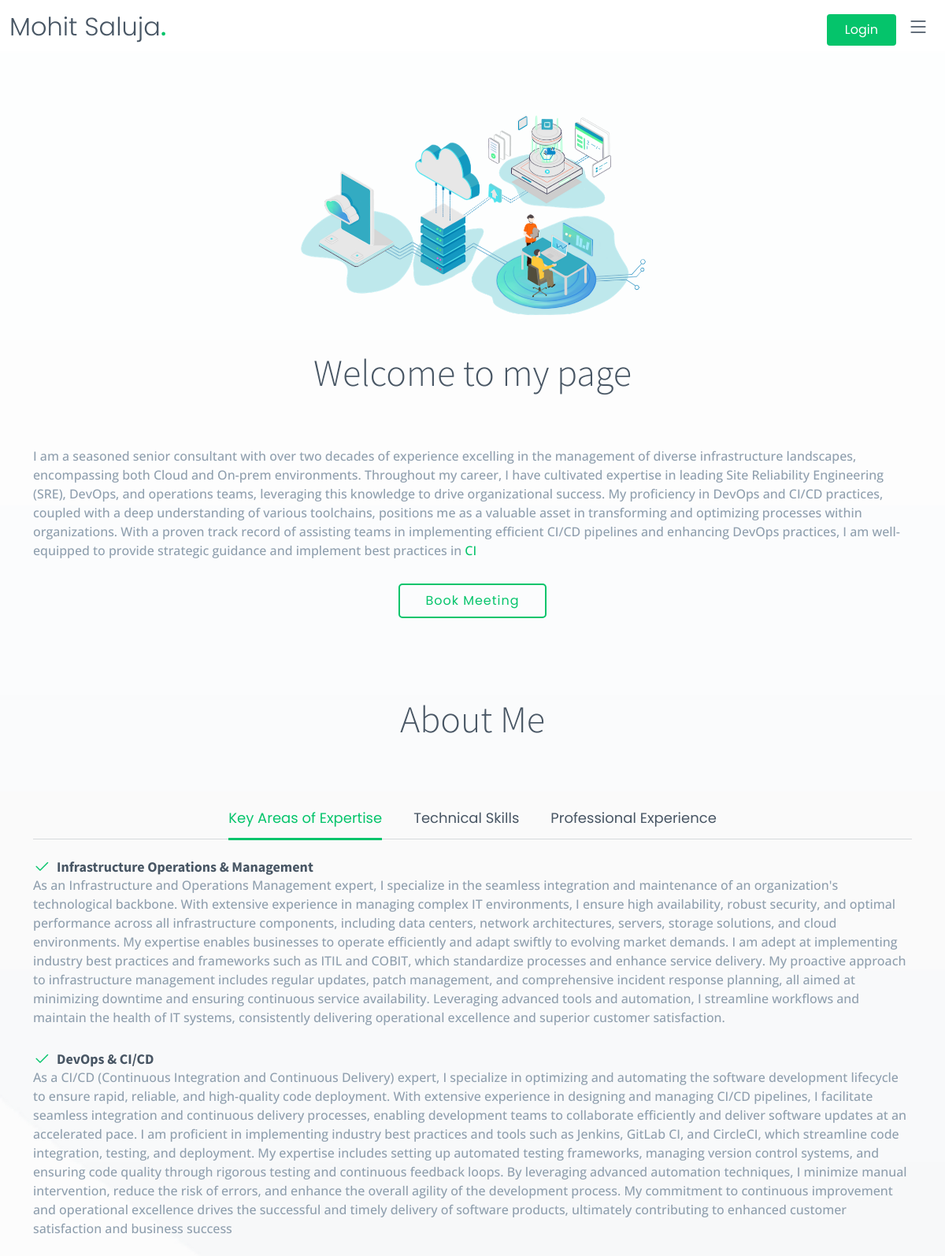
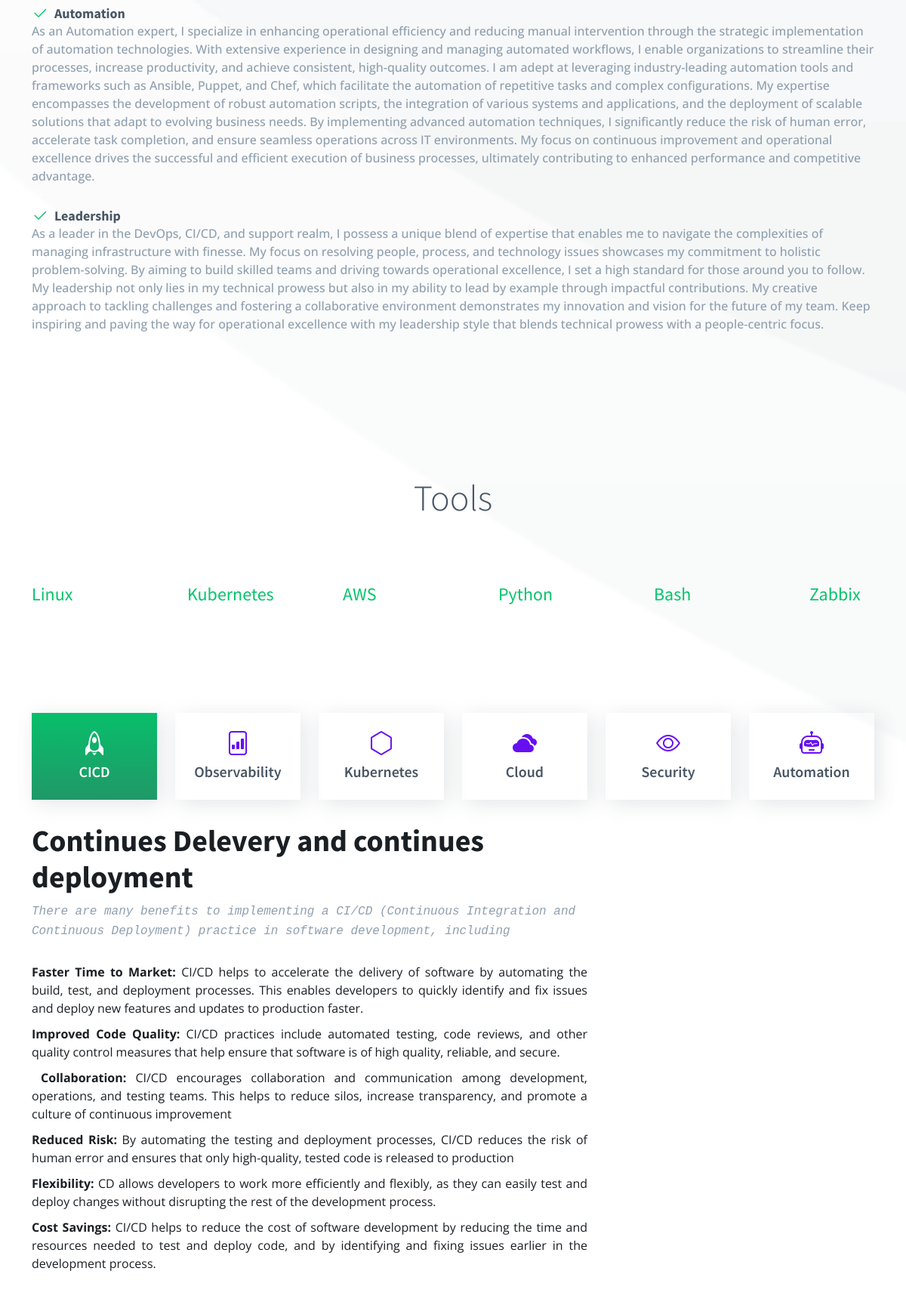
The page / (upper part) on the database its author committed (2 pictures, top to bottom).
### web/models.py (models this page shows)
class address(models.Model):
    website_name = models.CharField(max_length=100)
    email_id = models.EmailField(max_length=100)
    phone = models.CharField(max_length=15)
    office_address = models.CharField(max_length=200, default="Offoce #123")

class service_features(models.Model):
    title = models.CharField(max_length=50)
    icon = models.CharField(max_length=30)
    content = RichTextField(blank=True)

### techblog/views.py (the view)
# urls.py: 2. Add a URL to urlpatterns:  path('', views.home, name='home')
def home(request):
    color_scheme =  Features.objects.get().color_schem
    serviceData = service.objects.all()
    addressData = address.objects.all()
    featureData = service_features.objects.all()
    is_onfocus_enabled = Features.objects.filter(onfocus=True)
    is_testimonials_enabled  =  Features.objects.filter(testimonials=True)
    is_pricing_enabled  =  Features.objects.filter(pricing=True)
    is_faq_enabled  =  Features.objects.filter(faq=True)
    is_portfolio_enabled  =  Features.objects.filter(portfolio=True)
    is_recentblogs_enabled = Features.objects.filter(recentblogs=True)
    is_team_enabled = Features.objects.filter(team=True)
    is_services_enabled = Features.objects.filter(services=True)
    is_about_enabled = Features.objects.filter(about=True)
    is_contact_enabled = Features.objects.filter(contact=True)
    if request.method == 'POST':
        contact_form = ContactForm(request.POST)
        if contact_form.is_valid():
            name = contact_form.cleaned_data['name']
            email = contact_form.cleaned_data['email']
            message = contact_form.cleaned_data['message']
            subject = f'Contact Us Form Submission from {name}'
            message_body = f'Name: {name}\nEmail: {email}\n\nMessage:\n{message}'
            from_email = email
            recipient_list = ['mohitsaluja@gmail.com']
            try:
                send_mail(subject, message_body, from_email, recipient_list)
                messages.success(request, 'Your message has been sent successfully!')
                return redirect('contact')
            except Exception as e:
                messages.error(request, f'An error occurred: {e}')
        else:
            messages.error(request, 'Please correct the errors below.')
    else:
        contact_form = ContactForm()
    data = {'serviceData': serviceData, 'addressData': addressData,
            "featureData":featureData,
            "onfocus":is_onfocus_enabled,"testimonials": is_testimonials_enabled,
            "pricing":is_pricing_enabled,
            "portfolio":is_portfolio_enabled,
            "faq":is_faq_enabled,
            "recentblogs":is_recentblogs_enabled,
            "team": is_team_enabled,
            "services": is_services_enabled,
            "color_scheme":color_scheme,
            "about":is_about_enabled,
            "contact":is_contact_enabled,
            "contact_form": contact_form,
            }
    return render(request, "index.html", data)

### techblog/templates/index.html (shortened to what this page needs)
{% extends 'base.html' %}
{% load static %}
{% block "content" %}
  <section id="hero" class="hero carousel  carousel-fade" data-bs-ride="carousel" data-bs-interval="5000">
    <div class="carousel-inner">
      <div class="carousel-item active">
        <div class="container">
          <div class="row justify-content-center gy-6">
            <div class="col-lg-5 col-md-8">
              <img src="{% static 'assets/img/home.png' %}" alt="" class="img-fluid img" height="1000", width="800">
            </div>
            <div class="col-lg-12 ">
              <div class="section-header">
              <h2>Welcome to my page</h2>
            </div>
              <p>I am a seasoned senior consultant with over two decades of experience excelling in the management of diverse infrastructure landscapes, encompassing both Cloud and On-prem environments. Throughout my career, I have cultivated expertise in leading Site Reliability Engineering (SRE), DevOps, and operations teams, leveraging this knowledge to drive organizational success.
                My proficiency in DevOps and CI/CD practices, coupled with a deep understanding of various toolchains, positions me as a valuable asset in transforming and optimizing processes within organizations. With a proven track record of assisting teams in implementing efficient CI/CD pipelines and enhancing DevOps practices, I am well-equipped to provide strategic guidance and implement best practices in <a href="" class="typewrite" data-period="1000" data-type='[ "DevOps", "CICD","Cloud", "SRE"]'>
        </a>
        </p>
              <link href="https://assets.calendly.com/assets/external/widget.css"  rel="stylesheet">
            <div class="section-header">
            <a href=""  class="btn-get-started" onclick="Calendly.initPopupWidget({url: 'https://calendly.com/mohitsaluja/30min'});return false;">Book Meeting</a>
          </div>
            </div>
          </div>
        </div>
      </div>
    </div>
  <main id="main">
{% if about %}
    <section id="about" class="about">
      <div class="container" data-aos="fade-up">
        <div class="section-header">
          <h2>About Me</h2>
        </div>
        <div class="row g-4 g-lg-5" data-aos="fade-up" data-aos-delay="200">
          <div class="col-lg-12">
            <ul class="nav nav-pills mb-3 justify-content-center">
              <li><a class="nav-link active" data-bs-toggle="pill" href="#tab1">Key Areas of Expertise</a></li>
              <li><a class="nav-link" data-bs-toggle="pill" href="#tab2">Technical Skills</a></li>
              <li><a class="nav-link" data-bs-toggle="pill" href="#tab3">Professional Experience</a></li>
            </ul>
            <div class="tab-content">
              <div class="tab-pane fade show active" id="tab1">
                <div class="d-flex align-items-center mt-4">
                  <i class="bi bi-check2"></i>
                  <h4>Infrastructure Operations & Management</h4>
                </div>
                <p>As an Infrastructure and Operations Management expert, I specialize in the seamless integration and maintenance of an organization's technological backbone. With extensive experience in managing complex IT environments, I ensure high availability, robust security, and optimal performance across all infrastructure components, including data centers, network architectures, servers, storage solutions, and cloud environments. My expertise enables businesses to operate efficiently and adapt swiftly to evolving market demands.
                  I am adept at implementing industry best practices and frameworks such as ITIL and COBIT, which standardize processes and enhance service delivery. My proactive approach to infrastructure management includes regular updates, patch management, and comprehensive incident response planning, all aimed at minimizing downtime and ensuring continuous service availability. Leveraging advanced tools and automation, I streamline workflows and maintain the health of IT systems, consistently delivering operational excellence and superior customer satisfaction.</p>
                <div class="d-flex align-items-center mt-4">
                  <i class="bi bi-check2"></i>
                  <h4>DevOps & CI/CD</h4>
                </div>
                <p>As a CI/CD (Continuous Integration and Continuous Delivery) expert, I specialize in optimizing and automating the software development lifecycle to ensure rapid, reliable, and high-quality code deployment. With extensive experience in designing and managing CI/CD pipelines, I facilitate seamless integration and continuous delivery processes, enabling development teams to collaborate efficiently and deliver software updates at an accelerated pace.
                  I am proficient in implementing industry best practices and tools such as Jenkins, GitLab CI, and CircleCI, which streamline code integration, testing, and deployment. My expertise includes setting up automated testing frameworks, managing version control systems, and ensuring code quality through rigorous testing and continuous feedback loops. By leveraging advanced automation techniques, I minimize manual intervention, reduce the risk of errors, and enhance the overall agility of the development process. My commitment to continuous improvement and operational excellence drives the successful and timely delivery of software products, ultimately contributing to enhanced customer satisfaction and business success</p>
                <div class="d-flex align-items-center mt-4">
                  <i class="bi bi-check2"></i>
                  <h4>Automation</h4>
                </div>
                <p>
                  As an Automation expert, I specialize in enhancing operational efficiency and reducing manual intervention through the strategic implementation of automation technologies. With extensive experience in designing and managing automated workflows, I enable organizations to streamline their processes, increase productivity, and achieve consistent, high-quality outcomes.
I am adept at leveraging industry-leading automation tools and frameworks such as Ansible, Puppet, and Chef, which facilitate the automation of repetitive tasks and complex configurations. My expertise encompasses the development of robust automation scripts, the integration of various systems and applications, and the deployment of scalable solutions that adapt to evolving business needs. By implementing advanced automation techniques, I significantly reduce the risk of human error, accelerate task completion, and ensure seamless operations across IT environments. My focus on continuous improvement and operational excellence drives the successful and efficient execution of business processes, ultimately contributing to enhanced performance and competitive advantage.
                </i></p>
                <div class="d-flex align-items-center mt-4">
                  <i class="bi bi-check2"></i>
                  <h4>Leadership</h4>
                </div>
                <p>
                  As a leader in the DevOps, CI/CD, and support realm, I possess a unique blend of expertise that enables me to navigate the complexities of managing infrastructure with finesse. My focus on resolving people, process, and technology issues showcases my commitment to holistic problem-solving. By aiming to build skilled teams and driving towards operational excellence, I set a high standard for those around you to follow.
My leadership not only lies in my technical prowess but also in my ability to lead by example through impactful contributions. My creative approach to tackling challenges and fostering a collaborative environment demonstrates my innovation and vision for the future of my team. Keep inspiring and paving the way for operational excellence with my leadership style that blends technical prowess with a people-centric focus.
                </i></p>
              </div>
            </div>
          </div>
        </div>
      </div>
    </section>
    {% endif %}
    <section id="clients" class="clients">
      <div class="section-header">
        <h2>Tools</h2>
      </div>
      <div class="container" data-aos="zoom-out">
        <div class="clients-slider swiper">
          <div class="swiper-wrapper align-items-center">
            <div class="swiper-slide"><h4>Linux</h4><class="img-fluid" alt=""></div>
            <div class="swiper-slide"><h4>Kubernetes</h4><class="img-fluid" alt=""></div>
            <div class="swiper-slide"><h4>AWS</h4><class="img-fluid" alt=""></div>
            <div class="swiper-slide"><h4>Python</h4><class="img-fluid" alt=""></div>
            <div class="swiper-slide"><h4>Bash</h4><class="img-fluid" alt=""></div>
            <div class="swiper-slide"><h4>Zabbix</h4><class="img-fluid" alt=""></div>
          </div>
        </div>
      </div>
    </section>
    <section id="features" class="features">
      <div class="container" data-aos="fade-up">
        <ul class="nav nav-tabs row gy-4 d-flex">
          <li class="nav-item col-6 col-md-4 col-lg-2">
            <a class="nav-link active show" data-bs-toggle="tab" data-bs-target="#tab-{{ featureData.0.id }}">
              <i class="bi {{ featureData.0.icon }} color-cyan"></i>
              <h4>{{ featureData.0.title }}</h4>
            </a>
          </li>
          {% for feature in featureData|slice:"1:6" %}
          <li class="nav-item col-6 col-md-4 col-lg-2">
            <a class="nav-link" data-bs-toggle="tab" data-bs-target="#tab-{{ feature.id }}">
              <i class="bi {{ feature.icon }} color-indigo"></i>
              <h4>{{ feature.title }}</h4>
            </a>
          </li>
          {% endfor %}
        </ul>
        <div class="tab-content">
          <div class="tab-pane active show" id="tab-{{ featureData.0.id }}">
            <div class="row gy-4">
              <div class="col-lg-8 order-2 order-lg-1" data-aos="fade-up" data-aos-delay="100">
                {{ featureData.0.content|safe }}
              </div>
              <div class="col-md-4 order-1 order-lg-2 text-center" data-aos="fade-up" data-aos-delay="200">
                <br></br>
                <br> </br>
                <br> </br>
              </div>
            </div>
          </div>
         </div>
        </div>
    </section>
    </section>
{% endblock %}

### techblog/templates/header.html (shortened to what this page needs)
{% load static %}
<!DOCTYPE html>
<html lang="en">
<head>
  <link href="{% static 'assets/vendor/bootstrap/css/bootstrap.min.css' %}" rel="stylesheet">
  <link href="{% static 'assets/vendor/bootstrap-icons/bootstrap-icons.css' %}" rel="stylesheet">
  <link href="{% static 'assets/vendor/aos/aos.css' %}" rel="stylesheet">
  <link href="{% static 'assets/vendor/glightbox/css/glightbox.min.css' %}" rel="stylesheet">
  <link href="{% static 'assets/vendor/swiper/swiper-bundle.min.css' %}" rel="stylesheet">
  {% if color_scheme == 'blue'%}
  <link href="{% static 'assets/css/variables-blue.css' %}" rel="stylesheet">
  {% elif  color_scheme == 'green' %}
  <link href="{% static 'assets/css/variables-green.css' %}" rel="stylesheet">
  {% elif  color_scheme == 'orange' %}
  <link href="{% static 'assets/css/variables-orange.css' %}" rel="stylesheet">
  {% elif  color_scheme == 'purple' %}
  <link href="{% static 'assets/css/variables-purple.css' %}" rel="stylesheet">
  {% elif  color_scheme == 'red' %}
  <link href="{% static 'assets/css/variables-red.css' %}" rel="stylesheet">
  {% elif  color_scheme == 'pink' %}
  <link href="{% static 'assets/css/variables-pink.css' %}" rel="stylesheet">
   {% endif %}
  <link href="{% static 'assets/css/main.css' %}" rel="stylesheet">
</head>
<body>
  <header id="header" class="header fixed-top" data-scrollto-offset="0">
    <div class="container-fluid d-flex align-items-center justify-content-between">
      <a href="index.html" class="logo d-flex align-items-center scrollto me-auto me-lg-0">
        <h1>{{ addressData.0.website_name }}<span>.</span></h1>
      </a>
      <nav id="navbar" class="navbar" >
        <i class="bi bi-list mobile-nav-toggle d-none"></i>
      </nav>
      {% if request.user.is_authenticated %}
      <span>
         Hello,{{ request.user }}
         <a class="btn-getstarted scrollto" href="{% url 'logout' %}">Logout</a>
      </span>
      {% else %}
      <a class="btn-getstarted scrollto" href="{% url 'loginpage' %}">Login</a>
      {% endif %}
      </div>
  </header>

### rows shown on the page
address: website_name "Mohit Saluja"
service_features: title "CICD", content "Continues Delevery and continues deployment There are many benefits to implementing a CI/CD (Continuous Integration and Continuous Deployment) practice in software development, including Faster Time to Market: CI/CD helps to accelerate the delivery of software by automating the build, test, and deployment processes. This enables developers to quickly identify and fix issues and deploy new features and updates to production faster. Improved Code Quality: CI/CD practices include automated testing, code reviews, and other quality control measures that help ensure that software is of high quality, reliable, and secure. Collaboration: CI/CD encourages collaboration and communication among…"
service_features: title "Observability"
service_features: title "Kubernetes"
service_features: title "Cloud"
service_features: title "Security"
service_features: title "Automation"
